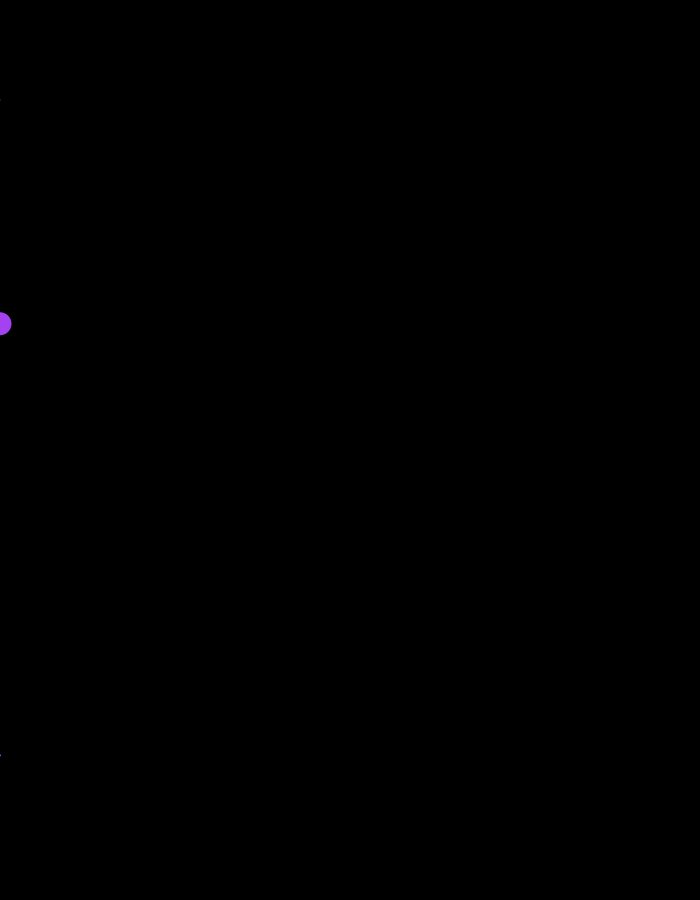
Frame 1 (no input)
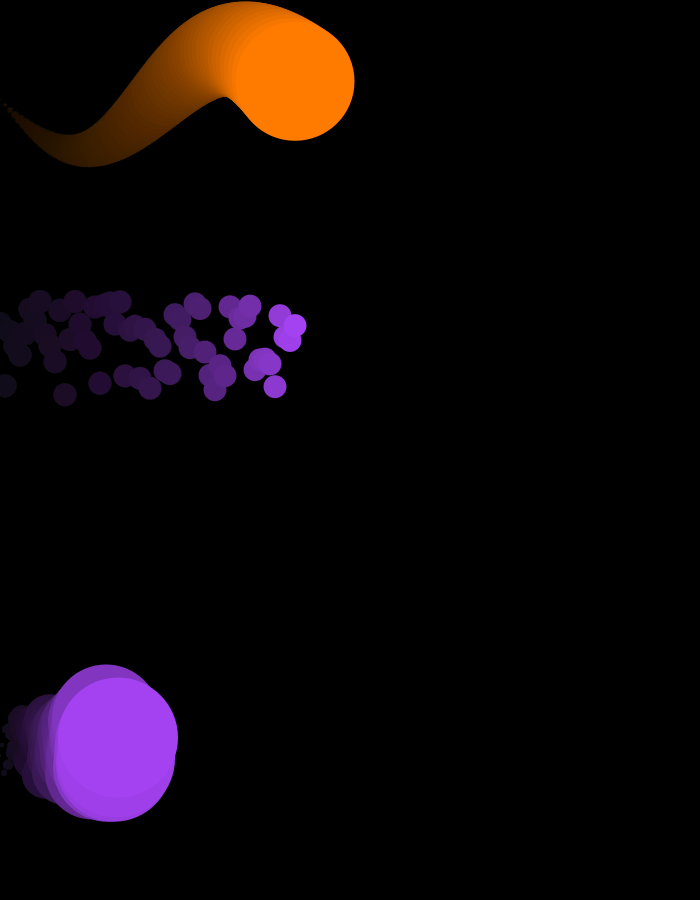
Frame 60 (the mouse pressed at the canvas centre just before this capture)
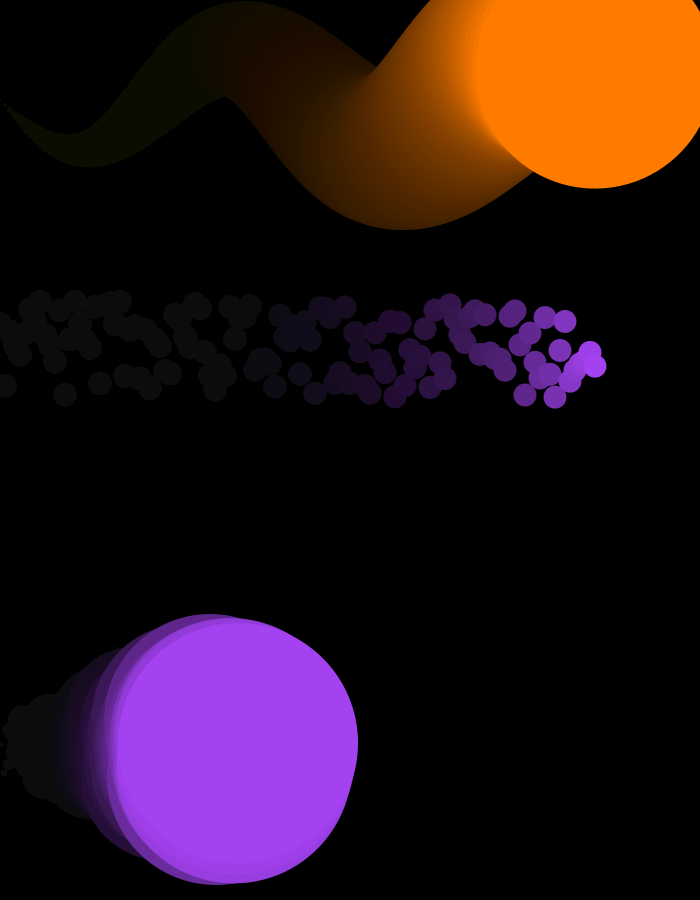
Frame 120 (the mouse held since frame 60 and released just before this capture)

The Processing sketch that drew these frames (run headless with seeded random() and noise(); from frame 60 on, the mouse is pressed at the canvas centre):

// Processing sketch: class_3_orange_girles_moving_right_at_random_height
// ── class_3_orange_girles_moving_right_at_random_height.pde
int posx = 0;
float posy = 0;
float posx2 = 0;
float posy2 = 0;
float posx3 = 0;
float posy3 = 0;
float time = 0;
float diam = 1;


// Color for the first circle 1 fill
float red_val   = random(0, 255);
float green_val = random(0, 255);
float blue_val  = random(0, 255);


void setup(){
  size(700,900);
    background(0);
}

void draw(){
  
      // fade out 
  fill(0,10);
  rect(0,0, width, height);
  
      //circle 1 moving to the right
      
  fill(red_val,green_val,blue_val);
  noStroke();
  posy = 350 + random(-50, 50);
  circle(posx, posy, 23);
  posx = posx + 5;
  
  if(posx > width){
    posx = 0;
    red_val   = random(0, 255);
    green_val = random(0, 255);
    blue_val  = random(0, 255);
  }
  
  // circle 2 
  fill(255,123,0);
  posy2 = 100 + 50*sin(0.1*time);   //HARMONIC WAVE SHAPE
  circle(posx2, posy2, diam);
  diam = diam + 1 ;
  posx2 = posx2 + 5;
  
  if(posx2 > width){
    posx2 = 0;
    diam = 0;
  }
  
  
  
  // CIRCLE 3 
  fill(red_val,green_val,blue_val);
  posy3 = 2*50*noise(0.1+time);          //making a bit of shake to the movement - NOISE 
                                      // NOISE is just up and down movement 
  
  circle(posx3, posy3 + 700, diam);
  diam = diam + 1 ;
  posx3 = posx3 + 2;
  print(posx3);
  print("\n");
 if(posx3 > width){
    posx3 = 0;
    diam = 0;
 
 }
  
time = time + 1;     // it doesnt depend on the if, it doens't need to reset 

}    // End of drawing
